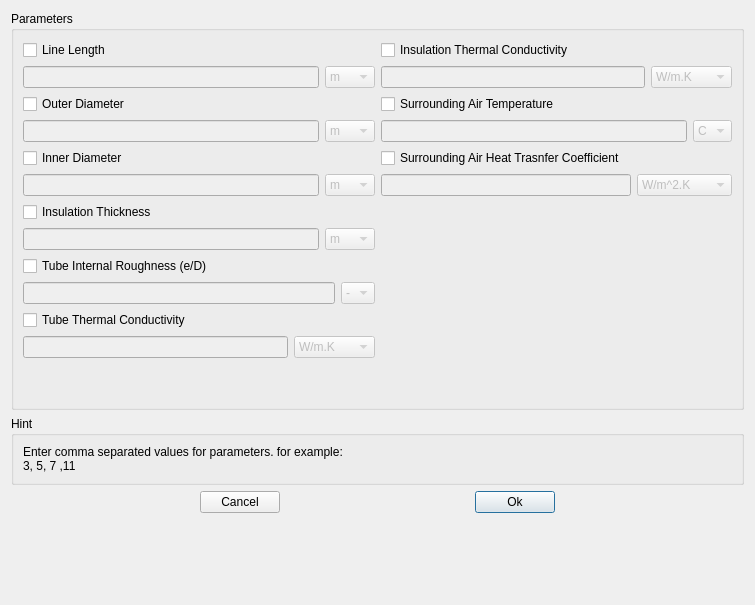
<?xml version="1.0" encoding="UTF-8"?>
<ui version="4.0">
 <class>Form</class>
 <widget class="QWidget" name="Form">
  <property name="geometry">
   <rect>
    <x>0</x>
    <y>0</y>
    <width>755</width>
    <height>605</height>
   </rect>
  </property>
  <property name="windowTitle">
   <string>Line Parametric Study</string>
  </property>
  <layout class="QVBoxLayout" name="verticalLayout_6">
   <item>
    <widget class="QGroupBox" name="groupBox">
     <property name="title">
      <string>Parameters</string>
     </property>
     <layout class="QHBoxLayout" name="horizontalLayout_2">
      <item>
       <layout class="QVBoxLayout" name="verticalLayout_2">
        <item>
         <layout class="QVBoxLayout" name="verticalLayout_14">
          <item>
           <widget class="QCheckBox" name="line_length_check">
            <property name="text">
             <string>Line Length</string>
            </property>
           </widget>
          </item>
          <item>
           <layout class="QHBoxLayout" name="horizontalLayout_14">
            <item>
             <widget class="QLineEdit" name="line_length">
              <property name="enabled">
               <bool>false</bool>
              </property>
             </widget>
            </item>
            <item>
             <widget class="QComboBox" name="line_length_unit">
              <property name="enabled">
               <bool>false</bool>
              </property>
              <item>
               <property name="text">
                <string>m</string>
               </property>
              </item>
              <item>
               <property name="text">
                <string>cm</string>
               </property>
              </item>
              <item>
               <property name="text">
                <string>mm</string>
               </property>
              </item>
              <item>
               <property name="text">
                <string>ft</string>
               </property>
              </item>
              <item>
               <property name="text">
                <string>in</string>
               </property>
              </item>
             </widget>
            </item>
           </layout>
          </item>
         </layout>
        </item>
        <item>
         <layout class="QVBoxLayout" name="verticalLayout_15">
          <item>
           <widget class="QCheckBox" name="line_OD_check">
            <property name="text">
             <string>Outer Diameter</string>
            </property>
           </widget>
          </item>
          <item>
           <layout class="QHBoxLayout" name="horizontalLayout_15">
            <item>
             <widget class="QLineEdit" name="line_OD">
              <property name="enabled">
               <bool>false</bool>
              </property>
             </widget>
            </item>
            <item>
             <widget class="QComboBox" name="line_OD_unit">
              <property name="enabled">
               <bool>false</bool>
              </property>
              <item>
               <property name="text">
                <string>m</string>
               </property>
              </item>
              <item>
               <property name="text">
                <string>cm</string>
               </property>
              </item>
              <item>
               <property name="text">
                <string>mm</string>
               </property>
              </item>
              <item>
               <property name="text">
                <string>ft</string>
               </property>
              </item>
              <item>
               <property name="text">
                <string>in</string>
               </property>
              </item>
             </widget>
            </item>
           </layout>
          </item>
         </layout>
        </item>
        <item>
         <layout class="QVBoxLayout" name="verticalLayout_17">
          <item>
           <widget class="QCheckBox" name="line_ID_check">
            <property name="text">
             <string>Inner Diameter</string>
            </property>
           </widget>
          </item>
          <item>
           <layout class="QHBoxLayout" name="horizontalLayout_17">
            <item>
             <widget class="QLineEdit" name="line_ID">
              <property name="enabled">
               <bool>false</bool>
              </property>
             </widget>
            </item>
            <item>
             <widget class="QComboBox" name="line_ID_unit">
              <property name="enabled">
               <bool>false</bool>
              </property>
              <item>
               <property name="text">
                <string>m</string>
               </property>
              </item>
              <item>
               <property name="text">
                <string>cm</string>
               </property>
              </item>
              <item>
               <property name="text">
                <string>mm</string>
               </property>
              </item>
              <item>
               <property name="text">
                <string>ft</string>
               </property>
              </item>
              <item>
               <property name="text">
                <string>in</string>
               </property>
              </item>
             </widget>
            </item>
           </layout>
          </item>
         </layout>
        </item>
        <item>
         <layout class="QVBoxLayout" name="verticalLayout_18">
          <item>
           <widget class="QCheckBox" name="line_ins_t_check">
            <property name="text">
             <string>Insulation Thickness</string>
            </property>
           </widget>
          </item>
          <item>
           <layout class="QHBoxLayout" name="horizontalLayout_18">
            <item>
             <widget class="QLineEdit" name="line_ins_t">
              <property name="enabled">
               <bool>false</bool>
              </property>
             </widget>
            </item>
            <item>
             <widget class="QComboBox" name="line_ins_t_unit">
              <property name="enabled">
               <bool>false</bool>
              </property>
              <item>
               <property name="text">
                <string>m</string>
               </property>
              </item>
              <item>
               <property name="text">
                <string>cm</string>
               </property>
              </item>
              <item>
               <property name="text">
                <string>mm</string>
               </property>
              </item>
              <item>
               <property name="text">
                <string>ft</string>
               </property>
              </item>
              <item>
               <property name="text">
                <string>in</string>
               </property>
              </item>
             </widget>
            </item>
           </layout>
          </item>
         </layout>
        </item>
        <item>
         <layout class="QVBoxLayout" name="verticalLayout_19">
          <item>
           <widget class="QCheckBox" name="line_e_D_check">
            <property name="text">
             <string>Tube Internal Roughness (e/D)</string>
            </property>
           </widget>
          </item>
          <item>
           <layout class="QHBoxLayout" name="horizontalLayout_19">
            <item>
             <widget class="QLineEdit" name="line_e_D">
              <property name="enabled">
               <bool>false</bool>
              </property>
             </widget>
            </item>
            <item>
             <widget class="QComboBox" name="line_e_D_unit">
              <property name="enabled">
               <bool>false</bool>
              </property>
              <item>
               <property name="text">
                <string>-</string>
               </property>
              </item>
             </widget>
            </item>
           </layout>
          </item>
         </layout>
        </item>
        <item>
         <layout class="QVBoxLayout" name="verticalLayout_20">
          <item>
           <widget class="QCheckBox" name="line_K_check">
            <property name="text">
             <string>Tube Thermal Conductivity</string>
            </property>
           </widget>
          </item>
          <item>
           <layout class="QHBoxLayout" name="horizontalLayout_20">
            <item>
             <widget class="QLineEdit" name="line_K">
              <property name="enabled">
               <bool>false</bool>
              </property>
             </widget>
            </item>
            <item>
             <widget class="QComboBox" name="line_K_unit">
              <property name="enabled">
               <bool>false</bool>
              </property>
              <item>
               <property name="text">
                <string>W/m.K</string>
               </property>
              </item>
              <item>
               <property name="text">
                <string>Btu/hr.ft.F</string>
               </property>
              </item>
             </widget>
            </item>
           </layout>
          </item>
         </layout>
        </item>
        <item>
         <spacer name="verticalSpacer_2">
          <property name="orientation">
           <enum>Qt::Vertical</enum>
          </property>
          <property name="sizeHint" stdset="0">
           <size>
            <width>20</width>
            <height>40</height>
           </size>
          </property>
         </spacer>
        </item>
       </layout>
      </item>
      <item>
       <layout class="QVBoxLayout" name="verticalLayout_5">
        <item>
         <layout class="QVBoxLayout" name="verticalLayout_21">
          <item>
           <widget class="QCheckBox" name="line_ins_K_check">
            <property name="text">
             <string>Insulation Thermal Conductivity</string>
            </property>
           </widget>
          </item>
          <item>
           <layout class="QHBoxLayout" name="horizontalLayout_21">
            <item>
             <widget class="QLineEdit" name="line_ins_K">
              <property name="enabled">
               <bool>false</bool>
              </property>
             </widget>
            </item>
            <item>
             <widget class="QComboBox" name="line_ins_K_unit">
              <property name="enabled">
               <bool>false</bool>
              </property>
              <item>
               <property name="text">
                <string>W/m.K</string>
               </property>
              </item>
              <item>
               <property name="text">
                <string>Btu/hr.ft.F</string>
               </property>
              </item>
             </widget>
            </item>
           </layout>
          </item>
          <item>
           <layout class="QVBoxLayout" name="verticalLayout_22">
            <item>
             <widget class="QCheckBox" name="line_sur_T_check">
              <property name="text">
               <string>Surrounding Air Temperature</string>
              </property>
             </widget>
            </item>
            <item>
             <layout class="QHBoxLayout" name="horizontalLayout_22">
              <item>
               <widget class="QLineEdit" name="line_sur_T">
                <property name="enabled">
                 <bool>false</bool>
                </property>
               </widget>
              </item>
              <item>
               <widget class="QComboBox" name="line_sur_T_unit">
                <property name="enabled">
                 <bool>false</bool>
                </property>
                <item>
                 <property name="text">
                  <string>C</string>
                 </property>
                </item>
                <item>
                 <property name="text">
                  <string>K</string>
                 </property>
                </item>
                <item>
                 <property name="text">
                  <string>F</string>
                 </property>
                </item>
               </widget>
              </item>
             </layout>
            </item>
           </layout>
          </item>
          <item>
           <layout class="QVBoxLayout" name="verticalLayout_23">
            <item>
             <widget class="QCheckBox" name="line_sur_h_check">
              <property name="text">
               <string>Surrounding Air Heat Trasnfer Coefficient</string>
              </property>
             </widget>
            </item>
            <item>
             <layout class="QHBoxLayout" name="horizontalLayout_23">
              <item>
               <widget class="QLineEdit" name="line_sur_h">
                <property name="enabled">
                 <bool>false</bool>
                </property>
               </widget>
              </item>
              <item>
               <widget class="QComboBox" name="line_sur_h_unit">
                <property name="enabled">
                 <bool>false</bool>
                </property>
                <item>
                 <property name="text">
                  <string>W/m^2.K</string>
                 </property>
                </item>
                <item>
                 <property name="text">
                  <string>Btu/hr.ft^2.K</string>
                 </property>
                </item>
               </widget>
              </item>
             </layout>
            </item>
           </layout>
          </item>
         </layout>
        </item>
        <item>
         <spacer name="verticalSpacer_3">
          <property name="orientation">
           <enum>Qt::Vertical</enum>
          </property>
          <property name="sizeHint" stdset="0">
           <size>
            <width>20</width>
            <height>40</height>
           </size>
          </property>
         </spacer>
        </item>
       </layout>
      </item>
     </layout>
    </widget>
   </item>
   <item>
    <widget class="QGroupBox" name="groupBox_2">
     <property name="title">
      <string>Hint</string>
     </property>
     <layout class="QVBoxLayout" name="verticalLayout_3">
      <item>
       <widget class="QLabel" name="label">
        <property name="text">
         <string>&lt;html&gt;&lt;head/&gt;&lt;body&gt;&lt;p&gt;Enter comma separated values for parameters. for example:&lt;br&gt;3, 5, 7 ,11&lt;/p&gt;&lt;/body&gt;&lt;/html&gt;</string>
        </property>
       </widget>
      </item>
     </layout>
    </widget>
   </item>
   <item>
    <layout class="QHBoxLayout" name="horizontalLayout">
     <item>
      <spacer name="horizontalSpacer">
       <property name="orientation">
        <enum>Qt::Horizontal</enum>
       </property>
       <property name="sizeHint" stdset="0">
        <size>
         <width>40</width>
         <height>20</height>
        </size>
       </property>
      </spacer>
     </item>
     <item>
      <widget class="QPushButton" name="cancel_button">
       <property name="text">
        <string>Cancel</string>
       </property>
      </widget>
     </item>
     <item>
      <spacer name="horizontalSpacer_2">
       <property name="orientation">
        <enum>Qt::Horizontal</enum>
       </property>
       <property name="sizeHint" stdset="0">
        <size>
         <width>40</width>
         <height>20</height>
        </size>
       </property>
      </spacer>
     </item>
     <item>
      <widget class="QPushButton" name="ok_button">
       <property name="text">
        <string>Ok</string>
       </property>
       <property name="default">
        <bool>true</bool>
       </property>
      </widget>
     </item>
     <item>
      <spacer name="horizontalSpacer_3">
       <property name="orientation">
        <enum>Qt::Horizontal</enum>
       </property>
       <property name="sizeHint" stdset="0">
        <size>
         <width>40</width>
         <height>20</height>
        </size>
       </property>
      </spacer>
     </item>
    </layout>
   </item>
   <item>
    <spacer name="verticalSpacer">
     <property name="orientation">
      <enum>Qt::Vertical</enum>
     </property>
     <property name="sizeHint" stdset="0">
      <size>
       <width>20</width>
       <height>40</height>
      </size>
     </property>
    </spacer>
   </item>
  </layout>
 </widget>
 <resources/>
 <connections/>
</ui>
